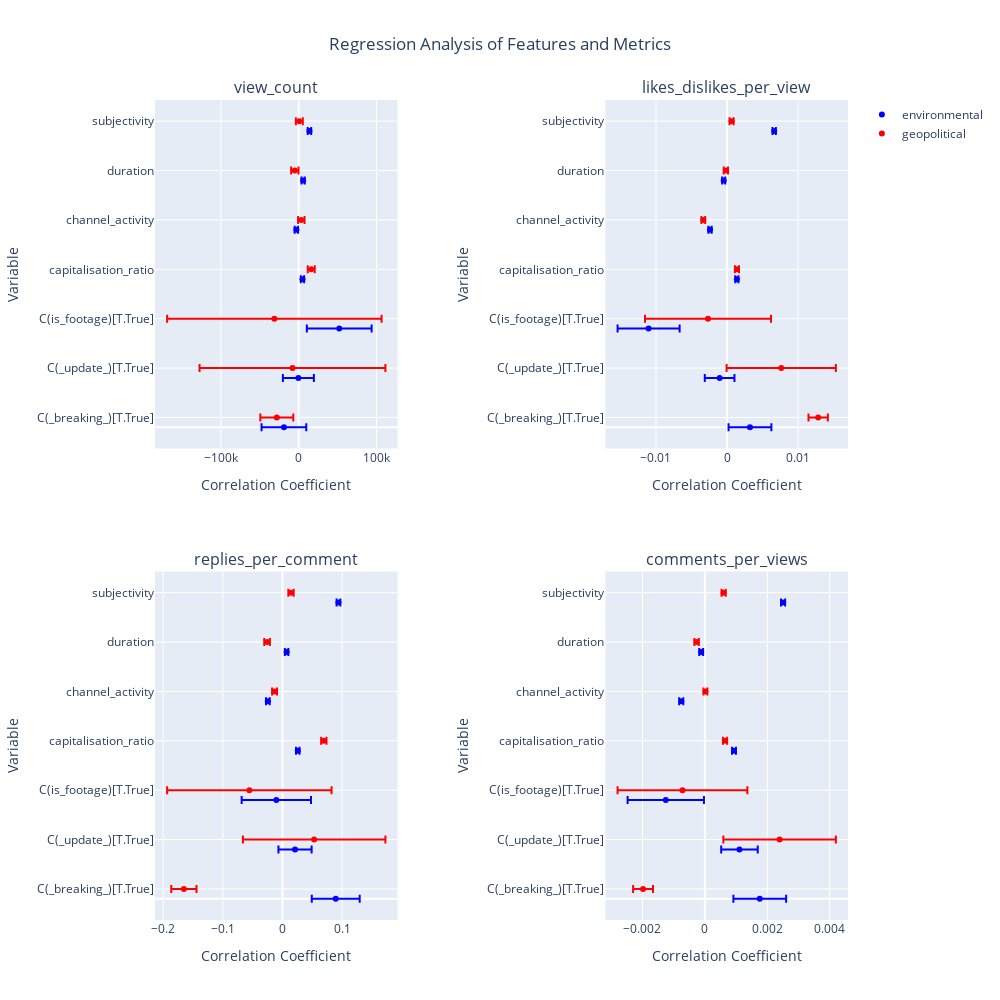

The code cell stored with this chart in its notebook:
### Code cell
from plotly.subplots import *
import plotly.graph_objects as go

fig = make_subplots(rows=2, cols=2, subplot_titles=dependent_vars, horizontal_spacing=0.3, vertical_spacing=0.15)
colors = {'environmental': 'blue', 'geopolitical': 'red'} # Define colors for each event type

for i, dv in enumerate(dependent_vars):
    ax = axs[i]

    y_labels = []
    y_positions = []
    position_offset = 0

    max_r2 = 0  # Track maximum R^2 for the current dependent variable

    for j, (event_type, color) in enumerate(colors.items()):\

        filtered_df = df[df['event_type'] == event_type]
        
        formula = f"{dv} ~ {independent_formula_part}"
        mod = smf.ols(formula=formula, data=filtered_df) 
        res = mod.fit()

        r2 = res.rsquared
        max_r2 = max(max_r2, r2)

        variables = res.params.index
        coefficients = res.params.values
        p_values = res.pvalues.values
        standard_errors = res.bse.values

        sorted_results = sorted(
            zip(coefficients[1:], variables[1:], standard_errors[1:], p_values[1:]), 
            key=lambda x: x[1]
        )
        l1, l2, l3, l4 = zip(*sorted_results)

        event_positions = np.arange(len(l1)) + position_offset
        position_offset += 0.2

        for idx, (v, coef, pv) in enumerate(zip(l2, l1, l4)):
            if j == 0:  # Add variable name only once
                y_labels.append(f"{v}")
                y_positions.append(event_positions[idx] - 0.2)
            y_labels.append(f"Coef={coef:.3f}, p={pv:.3g}")
            y_positions.append(event_positions[idx])
        
        show_legend = True
        if i > 0:
            show_legend = False
        # Plot coefficients with error bars (2*std_err for 95% CI)
        fig.add_trace(go.Scatter(x = l1,y = event_positions,error_x=dict(type='data', array=2*np.array(l3), visible=True), 
                                 mode='markers', marker=dict(color=color), name = event_type, 
                                 showlegend = show_legend, text = l2), row = i//2+1, col = i%2 + 1)         
        
        fig.update_traces(hovertemplate = 'Variable: %{text[0]} <br> Correlation Coefficient: %{x} <br> p-value: %{text[1]:.5f}<extra></extra>', row = i//2+1, col = i%2+1, text=np.stack((l2, l4), axis=-1),
                          )
        
        fig.update_yaxes(title_text='Variable', row=i//2+1, col=i%2+1, tickvals = event_positions, ticktext = l2)
        fig.update_xaxes(title_text='Correlation Coefficient', row=i//2+1, col=i%2+1)
    

fig.update_layout(title_text='Regression Analysis of Features and Metrics',
                    title_x=0.5,
                    height=1000,
                    width=1000)


fig.show()

### Figure 1 — Plotly figure (JSON) as saved in the notebook; plotly's stock layout.template omitted (floating-point values rounded to 4 significant figures)
{"data": [{"error_x": {"array": [28760.0, 19920.0, 41630.0, 2135.0, 2228.0, 2104.0, 2256.0], "type": "data", "visible": true}, "hovertemplate": "Variable: %{text[0]} <br> Correlation Coefficient: %{x} <br> p-value: %{text[1]:.5f}<extra></extra>", "marker": {"color": "blue"}, "mode": "markers", "name": "environmental", "showlegend": true, "text": [["C(_breaking_)[T.True]", "0.007892706345145365"], ["C(_update_)[T.True]", "0.8938118293885134"], ["C(is_footage)[T.True]", "0.6500108540191692"], ["capitalisation_ratio", "8.585871900260685e-13"], ["channel_activity", "0.10424133695336713"], ["duration", "0.036245196369821944"], ["subjectivity", "0.7090439832490165"]], "type": "scatter", "x": [-18970.0, -401.6, 52100.0, 4864.0, -2969.0, 5720.0, 13830.0], "xaxis": "x", "y": [0, 1, 2, 3, 4, 5, 6], "yaxis": "y"}, {"error_x": {"array": [21160.0, 119400.0, 137800.0, 4502.0, 4147.0, 4744.0, 4466.0], "type": "data", "visible": true}, "hovertemplate": "Variable: %{text[0]} <br> Correlation Coefficient: %{x} <br> p-value: %{text[1]:.5f}<extra></extra>", "marker": {"color": "red"}, "mode": "markers", "name": "geopolitical", "showlegend": true, "text": [["C(_breaking_)[T.True]", "0.007892706345145365"], ["C(_update_)[T.True]", "0.8938118293885134"], ["C(is_footage)[T.True]", "0.6500108540191692"], ["capitalisation_ratio", "8.585871900260685e-13"], ["channel_activity", "0.10424133695336713"], ["duration", "0.036245196369821944"], ["subjectivity", "0.7090439832490165"]], "type": "scatter", "x": [-28110.0, -7972.0, -31270.0, 16120.0, 3369.0, -4968.0, 833.3], "xaxis": "x", "y": [0.2, 1.2, 2.2, 3.2, 4.2, 5.2, 6.2], "yaxis": "y"}, {"error_x": {"array": [0.003014, 0.002088, 0.004364, 0.0002238, 0.0002335, 0.0002205, 0.0002364], "type": "data", "visible": true}, "hovertemplate": "Variable: %{text[0]} <br> Correlation Coefficient: %{x} <br> p-value: %{text[1]:.5f}<extra></extra>", "marker": {"color": "blue"}, "mode": "markers", "name": "environmental", "showlegend": false, "text": [["C(_breaking_)[T.True]", "2.0228513750272057e-77"], ["C(_update_)[T.True]", "0.04734525692658991"], ["C(is_footage)[T.True]", "0.54562317731499"], ["capitalisation_ratio", "9.192914492566227e-22"], ["channel_activity", "2.3470155136951623e-133"], ["duration", "0.27103261229225617"], ["subjectivity", "1.007179761448695e-05"]], "type": "scatter", "x": [0.003223, -0.001046, -0.01104, 0.001379, -0.002399, -0.0004717, 0.006634], "xaxis": "x2", "y": [0, 1, 2, 3, 4, 5, 6], "yaxis": "y2"}, {"error_x": {"array": [0.001361, 0.007687, 0.008868, 0.0002897, 0.0002669, 0.0003053, 0.0002874], "type": "data", "visible": true}, "hovertemplate": "Variable: %{text[0]} <br> Correlation Coefficient: %{x} <br> p-value: %{text[1]:.5f}<extra></extra>", "marker": {"color": "red"}, "mode": "markers", "name": "geopolitical", "showlegend": false, "text": [["C(_breaking_)[T.True]", "2.0228513750272057e-77"], ["C(_update_)[T.True]", "0.04734525692658991"], ["C(is_footage)[T.True]", "0.54562317731499"], ["capitalisation_ratio", "9.192914492566227e-22"], ["channel_activity", "2.3470155136951623e-133"], ["duration", "0.27103261229225617"], ["subjectivity", "1.007179761448695e-05"]], "type": "scatter", "x": [0.01282, 0.007623, -0.00268, 0.001393, -0.003343, -0.000168, 0.000635], "xaxis": "x2", "y": [0.2, 1.2, 2.2, 3.2, 4.2, 5.2, 6.2], "yaxis": "y2"}, {"error_x": {"array": [0.04015, 0.02781, 0.05814, 0.002981, 0.003112, 0.002938, 0.00315], "type": "data", "visible": true}, "hovertemplate": "Variable: %{text[0]} <br> Correlation Coefficient: %{x} <br> p-value: %{text[1]:.5f}<extra></extra>", "marker": {"color": "blue"}, "mode": "markers", "name": "environmental", "showlegend": false, "text": [["C(_breaking_)[T.True]", "3.2352249564458735e-54"], ["C(_update_)[T.True]", "0.37431765236092496"], ["C(is_footage)[T.True]", "0.4203764251654373"], ["capitalisation_ratio", "2.5164369542761805e-196"], ["channel_activity", "1.5050275273141027e-10"], ["duration", "1.9752566055288504e-27"], ["subjectivity", "1.7679132039697266e-10"]], "type": "scatter", "x": [0.08925, 0.02103, -0.0103, 0.0256, -0.02459, 0.006885, 0.09383], "xaxis": "x3", "y": [0, 1, 2, 3, 4, 5, 6], "yaxis": "y3"}, {"error_x": {"array": [0.02116, 0.1195, 0.1378, 0.004503, 0.004148, 0.004745, 0.004467], "type": "data", "visible": true}, "hovertemplate": "Variable: %{text[0]} <br> Correlation Coefficient: %{x} <br> p-value: %{text[1]:.5f}<extra></extra>", "marker": {"color": "red"}, "mode": "markers", "name": "geopolitical", "showlegend": false, "text": [["C(_breaking_)[T.True]", "3.2352249564458735e-54"], ["C(_update_)[T.True]", "0.37431765236092496"], ["C(is_footage)[T.True]", "0.4203764251654373"], ["capitalisation_ratio", "2.5164369542761805e-196"], ["channel_activity", "1.5050275273141027e-10"], ["duration", "1.9752566055288504e-27"], ["subjectivity", "1.7679132039697266e-10"]], "type": "scatter", "x": [-0.1653, 0.05307, -0.05554, 0.06926, -0.0133, -0.02584, 0.01427], "xaxis": "x3", "y": [0.2, 1.2, 2.2, 3.2, 4.2, 5.2, 6.2], "yaxis": "y3"}, {"error_x": {"array": [0.0008447, 0.0005851, 0.001223, 6.271e-05, 6.545e-05, 6.181e-05, 6.626e-05], "type": "data", "visible": true}, "hovertemplate": "Variable: %{text[0]} <br> Correlation Coefficient: %{x} <br> p-value: %{text[1]:.5f}<extra></extra>", "marker": {"color": "blue"}, "mode": "markers", "name": "environmental", "showlegend": false, "text": [["C(_breaking_)[T.True]", "5.231481965730427e-35"], ["C(_update_)[T.True]", "0.007919418620746832"], ["C(is_footage)[T.True]", "0.49045156128540446"], ["capitalisation_ratio", "7.544381784171335e-79"], ["channel_activity", "0.5820882571003856"], ["duration", "1.511008192603049e-13"], ["subjectivity", "1.1980685007574508e-69"]], "type": "scatter", "x": [0.001759, 0.001108, -0.001252, 0.0009332, -0.000757, -0.0001183, 0.002506], "xaxis": "x4", "y": [0, 1, 2, 3, 4, 5, 6], "yaxis": "y4"}, {"error_x": {"array": [0.0003194, 0.001803, 0.00208, 6.796e-05, 6.26e-05, 7.162e-05, 6.742e-05], "type": "data", "visible": true}, "hovertemplate": "Variable: %{text[0]} <br> Correlation Coefficient: %{x} <br> p-value: %{text[1]:.5f}<extra></extra>", "marker": {"color": "red"}, "mode": "markers", "name": "geopolitical", "showlegend": false, "text": [["C(_breaking_)[T.True]", "5.231481965730427e-35"], ["C(_update_)[T.True]", "0.007919418620746832"], ["C(is_footage)[T.True]", "0.49045156128540446"], ["capitalisation_ratio", "7.544381784171335e-79"], ["channel_activity", "0.5820882571003856"], ["duration", "1.511008192603049e-13"], ["subjectivity", "1.1980685007574508e-69"]], "type": "scatter", "x": [-0.001981, 0.002395, -0.0007173, 0.000646, 1.723e-05, -0.000265, 0.0006006], "xaxis": "x4", "y": [0.2, 1.2, 2.2, 3.2, 4.2, 5.2, 6.2], "yaxis": "y4"}], "layout": {"annotations": [{"font": {"size": 16}, "showarrow": false, "text": "view_count", "x": 0.175, "xanchor": "center", "xref": "paper", "y": 1, "yanchor": "bottom", "yref": "paper"}, {"font": {"size": 16}, "showarrow": false, "text": "likes_dislikes_per_view", "x": 0.825, "xanchor": "center", "xref": "paper", "y": 1, "yanchor": "bottom", "yref": "paper"}, {"font": {"size": 16}, "showarrow": false, "text": "replies_per_comment", "x": 0.175, "xanchor": "center", "xref": "paper", "y": 0.425, "yanchor": "bottom", "yref": "paper"}, {"font": {"size": 16}, "showarrow": false, "text": "comments_per_views", "x": 0.825, "xanchor": "center", "xref": "paper", "y": 0.425, "yanchor": "bottom", "yref": "paper"}], "height": 1000, "title": {"text": "Regression Analysis of Features and Metrics", "x": 0.5}, "width": 1000, "xaxis": {"anchor": "y", "domain": [0, 0.35], "title": {"text": "Correlation Coefficient"}}, "xaxis2": {"anchor": "y2", "domain": [0.65, 1.0], "title": {"text": "Correlation Coefficient"}}, "xaxis3": {"anchor": "y3", "domain": [0, 0.35], "title": {"text": "Correlation Coefficient"}}, "xaxis4": {"anchor": "y4", "domain": [0.65, 1.0], "title": {"text": "Correlation Coefficient"}}, "yaxis": {"anchor": "x", "domain": [0.575, 1], "ticktext": ["C(_breaking_)[T.True]", "C(_update_)[T.True]", "C(is_footage)[T.True]", "capitalisation_ratio", "channel_activity", "duration", "subjectivity"], "tickvals": [0.2, 1.2, 2.2, 3.2, 4.2, 5.2, 6.2], "title": {"text": "Variable"}}, "yaxis2": {"anchor": "x2", "domain": [0.575, 1], "ticktext": ["C(_breaking_)[T.True]", "C(_update_)[T.True]", "C(is_footage)[T.True]", "capitalisation_ratio", "channel_activity", "duration", "subjectivity"], "tickvals": [0.2, 1.2, 2.2, 3.2, 4.2, 5.2, 6.2], "title": {"text": "Variable"}}, "yaxis3": {"anchor": "x3", "domain": [0, 0.425], "ticktext": ["C(_breaking_)[T.True]", "C(_update_)[T.True]", "C(is_footage)[T.True]", "capitalisation_ratio", "channel_activity", "duration", "subjectivity"], "tickvals": [0.2, 1.2, 2.2, 3.2, 4.2, 5.2, 6.2], "title": {"text": "Variable"}}, "yaxis4": {"anchor": "x4", "domain": [0, 0.425], "ticktext": ["C(_breaking_)[T.True]", "C(_update_)[T.True]", "C(is_footage)[T.True]", "capitalisation_ratio", "channel_activity", "duration", "subjectivity"], "tickvals": [0.2, 1.2, 2.2, 3.2, 4.2, 5.2, 6.2], "title": {"text": "Variable"}}}}
